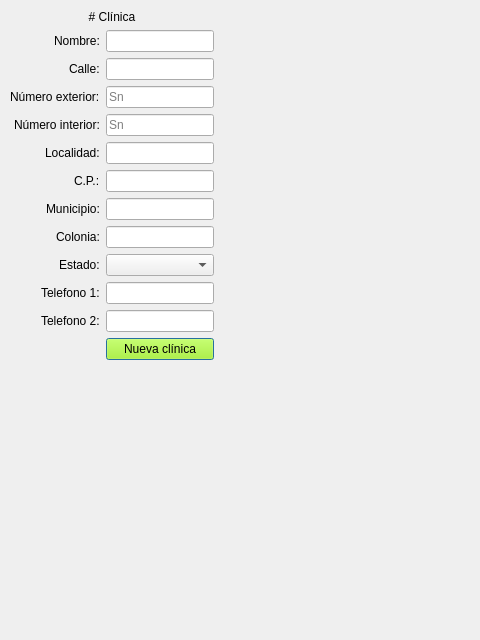
<?xml version="1.0" encoding="UTF-8"?>
<ui version="4.0">
 <class>Dialog</class>
 <widget class="QDialog" name="Dialog">
  <property name="geometry">
   <rect>
    <x>0</x>
    <y>0</y>
    <width>480</width>
    <height>640</height>
   </rect>
  </property>
  <property name="windowTitle">
   <string>Nueva clínica</string>
  </property>
  <widget class="QWidget" name="formLayoutWidget">
   <property name="geometry">
    <rect>
     <x>10</x>
     <y>10</y>
     <width>451</width>
     <height>444</height>
    </rect>
   </property>
   <layout class="QFormLayout" name="formLayout">
    <property name="sizeConstraint">
     <enum>QLayout::SizeConstraint::SetFixedSize</enum>
    </property>
    <property name="labelAlignment">
     <set>Qt::AlignmentFlag::AlignRight|Qt::AlignmentFlag::AlignTrailing|Qt::AlignmentFlag::AlignVCenter</set>
    </property>
    <property name="formAlignment">
     <set>Qt::AlignmentFlag::AlignCenter</set>
    </property>
    <item row="1" column="0">
     <widget class="QLabel" name="label_2">
      <property name="text">
       <string>Nombre:</string>
      </property>
     </widget>
    </item>
    <item row="1" column="1">
     <widget class="QLineEdit" name="le_nombre_consultorio"/>
    </item>
    <item row="2" column="0">
     <widget class="QLabel" name="label_3">
      <property name="text">
       <string>Calle:</string>
      </property>
     </widget>
    </item>
    <item row="2" column="1">
     <widget class="QLineEdit" name="le_calle"/>
    </item>
    <item row="3" column="0">
     <widget class="QLabel" name="label_6">
      <property name="text">
       <string>Número exterior:</string>
      </property>
     </widget>
    </item>
    <item row="3" column="1">
     <widget class="QLineEdit" name="le_num_exterior">
      <property name="placeholderText">
       <string>Sn</string>
      </property>
     </widget>
    </item>
    <item row="4" column="0">
     <widget class="QLabel" name="label_7">
      <property name="text">
       <string>Número interior:</string>
      </property>
     </widget>
    </item>
    <item row="4" column="1">
     <widget class="QLineEdit" name="le_num_interior">
      <property name="placeholderText">
       <string>Sn</string>
      </property>
     </widget>
    </item>
    <item row="5" column="0">
     <widget class="QLabel" name="label_4">
      <property name="text">
       <string>Localidad:</string>
      </property>
     </widget>
    </item>
    <item row="5" column="1">
     <widget class="QLineEdit" name="le_localidad"/>
    </item>
    <item row="6" column="0">
     <widget class="QLabel" name="label_8">
      <property name="text">
       <string>C.P.:</string>
      </property>
     </widget>
    </item>
    <item row="6" column="1">
     <widget class="QLineEdit" name="le_cp"/>
    </item>
    <item row="7" column="0">
     <widget class="QLabel" name="label_9">
      <property name="text">
       <string>Municipio:</string>
      </property>
     </widget>
    </item>
    <item row="7" column="1">
     <widget class="QLineEdit" name="le_municipio"/>
    </item>
    <item row="8" column="0">
     <widget class="QLabel" name="label_12">
      <property name="text">
       <string>Colonia:</string>
      </property>
     </widget>
    </item>
    <item row="8" column="1">
     <widget class="QLineEdit" name="le_colonia"/>
    </item>
    <item row="9" column="0">
     <widget class="QLabel" name="label_5">
      <property name="text">
       <string>Estado:</string>
      </property>
     </widget>
    </item>
    <item row="9" column="1">
     <widget class="QComboBox" name="cb_estado">
      <property name="maxCount">
       <number>34</number>
      </property>
     </widget>
    </item>
    <item row="10" column="0">
     <widget class="QLabel" name="label_10">
      <property name="text">
       <string>Telefono 1:</string>
      </property>
     </widget>
    </item>
    <item row="10" column="1">
     <widget class="QLineEdit" name="le_telefono"/>
    </item>
    <item row="11" column="0">
     <widget class="QLabel" name="label_11">
      <property name="text">
       <string>Telefono 2:</string>
      </property>
     </widget>
    </item>
    <item row="11" column="1">
     <widget class="QLineEdit" name="le_telefono_dos"/>
    </item>
    <item row="12" column="1">
     <widget class="QPushButton" name="pb_nuevo_consultorio">
      <property name="styleSheet">
       <string notr="true">QPushButton#pb_nuevo_consultorio {
background-color: rgb(170, 255, 0)
}</string>
      </property>
      <property name="text">
       <string>Nueva clínica</string>
      </property>
     </widget>
    </item>
    <item row="0" column="0" colspan="2">
     <widget class="QLabel" name="label">
      <property name="layoutDirection">
       <enum>Qt::LayoutDirection::RightToLeft</enum>
      </property>
      <property name="text">
       <string># Clínica</string>
      </property>
      <property name="textFormat">
       <enum>Qt::TextFormat::MarkdownText</enum>
      </property>
      <property name="alignment">
       <set>Qt::AlignmentFlag::AlignCenter</set>
      </property>
     </widget>
    </item>
   </layout>
  </widget>
 </widget>
 <resources/>
 <connections/>
</ui>
